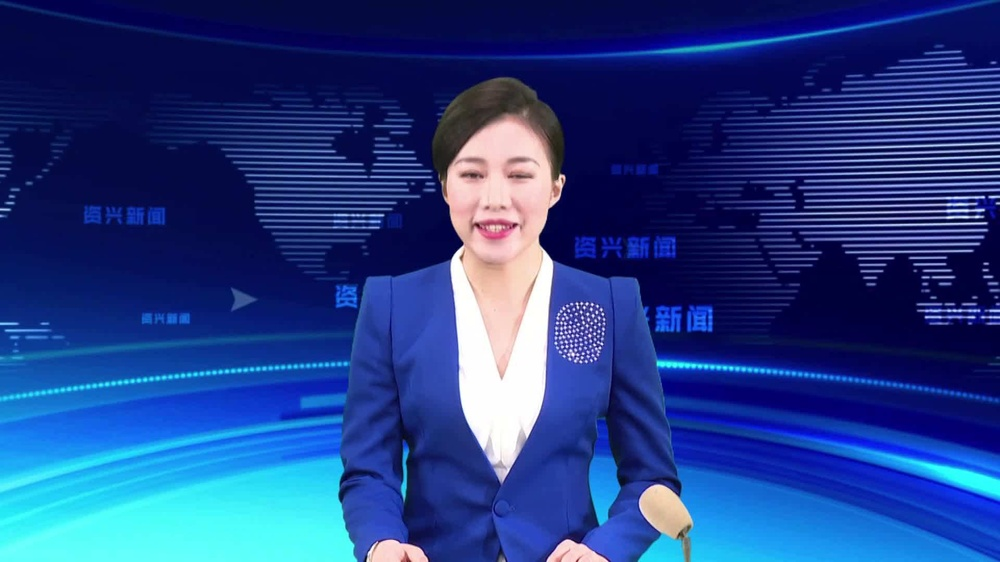
//> input picture resource/ren.jpg, 1000 x 562 px, shrunk from 1920 x 1080 before the run
$ ./warpAffine   (built with g++ and OpenCV 4)
//> lines starting //> are read from the running program, lines starting //| are printed output that depends on the picture; after the words box and inside, x2 and y2 are one past the last pixel; in counts of white or black regions, pixels touching at a corner belong together
//
//  warpAffine.cpp
//  ex_warpAffine
//
//  Created by 吴炎强 on 2020/7/9.
//  Copyright © 2020 johnwu. All rights reserved.
//

#include <opencv2/opencv.hpp>
#include <iostream>

using namespace std;

int main(int argc, char** argv) {

  string path = "/Users/wuyanqiang/Documents/opencv/TestOpenCV/resource/ren.jpg";

  cv::Mat src = cv::imread(path,1);
//> src is the input picture: 562 rows x 1000 cols, CV_8UC3; mean B, G, R 134.3, 63.1, 34.5

  cv::Point2f srcTri[] = {
    cv::Point2f(0,0),           // src Top left
    cv::Point2f(src.cols-1, 0), // src Top right
    cv::Point2f(0, src.rows-1)  // src Bottom left
  };

  cv::Point2f dstTri[] = {
    cv::Point2f(src.cols*0.f, src.rows*0.33f),   // dst Top left
    cv::Point2f(src.cols*0.85f, src.rows*0.25f), // dst Top right
    cv::Point2f(src.cols*0.15f, src.rows*0.7f)   // dst Bottom left
  };

  // COMPUTE AFFINE MATRIX
  //
  cv::Mat warp_mat = cv::getAffineTransform(srcTri, dstTri);
  cv::Mat dst, dst2;
  cv::warpAffine(
    src,
    dst,
    warp_mat,
    src.size(),
    cv::INTER_LINEAR,
    cv::BORDER_CONSTANT,
    cv::Scalar()
  );
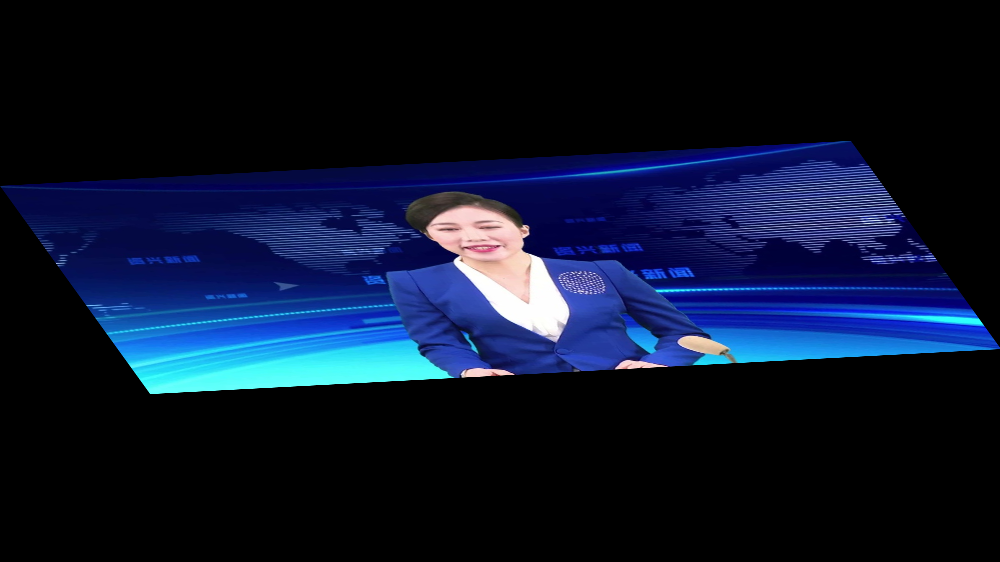
//> dst: 562 rows x 1000 cols, CV_8UC3; mean B, G, R 44, 20.7, 11.3
  for( int i = 0; i < 3; ++i )
    cv::circle(dst, dstTri[i], 5, cv::Scalar(255, 0, 255), -1, cv::LINE_AA);
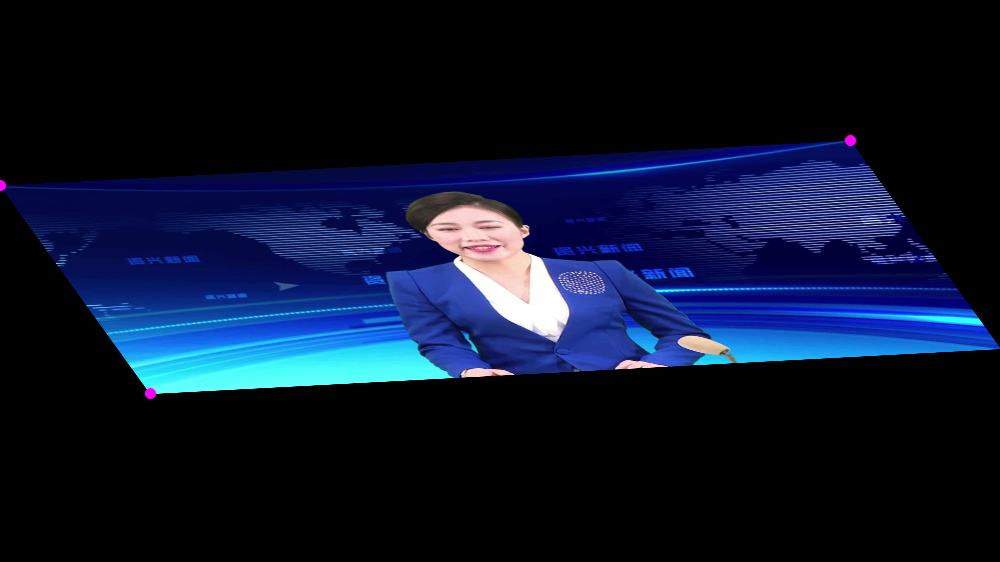
//> dst: 562 rows x 1000 cols, CV_8UC3; 0.06% of pixels changed, all inside (x1, y1, x2, y2) = (0, 134, 857, 400)

  cv::imshow("Affine Transform Test", dst);
  cv::waitKey();

  for(int frame=0;;++frame) {

    // COMPUTE ROTATION MATRIX
    cv::Point2f center(src.cols*0.5f, src.rows*0.5f);
//> center = Point(500, 281)
    double angle = frame*3 % 360, scale = (cos((angle - 60)* CV_PI/180) + 1.05)*0.8;

    cv::Mat rot_mat = cv::getRotationMatrix2D(center, angle, scale);
//> rot_mat = [[1.24, 0, -120], [0, 1.24, -67.44]]

    cv::warpAffine(
      src,
      dst,
      rot_mat,
      src.size(),
      cv::INTER_LINEAR,
      cv::BORDER_CONSTANT,
      cv::Scalar()
    );
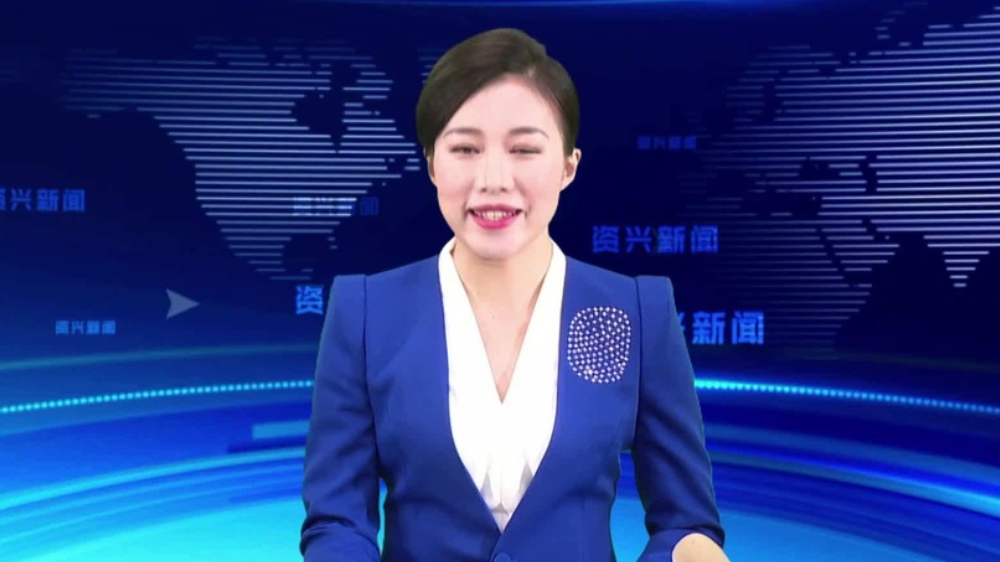
//> dst: 562 rows x 1000 cols, CV_8UC3; mean B, G, R 130, 58, 38
    cv::imshow("Rotated Image", dst);
    if(cv::waitKey(30) >= 0 )
//> the Esc key is pressed
      break;

  }

  return 0;
}

$ run again, with resource/BlueCup.jpg copied over resource/ren.jpg
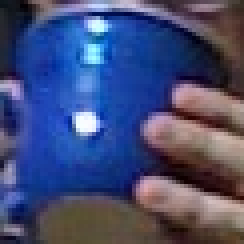
//> input picture resource/BlueCup.jpg, 61 x 61 px (shown 4 times larger)
//> src is the input picture: 61 rows x 61 cols, CV_8UC3; mean B, G, R 117.6, 76.4, 68
//> after the loop `for( int i = 0; i < 3; ++i )`:
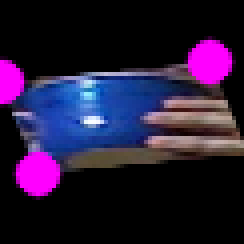
//> dst: 61 rows x 61 cols, CV_8UC3 (shown 4 times larger); mean B, G, R 54.9, 24.5, 38.5
//> `cv::warpAffine( src, dst, rot_mat, src.size(), cv::INTER_LINEAR, cv::B..`:
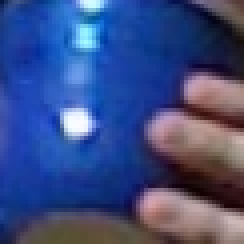
//> dst: 61 rows x 61 cols, CV_8UC3 (shown 4 times larger); mean B, G, R 131.7, 77.2, 60.5

$ run again, with resource/HandIndoorColor.jpg copied over resource/ren.jpg
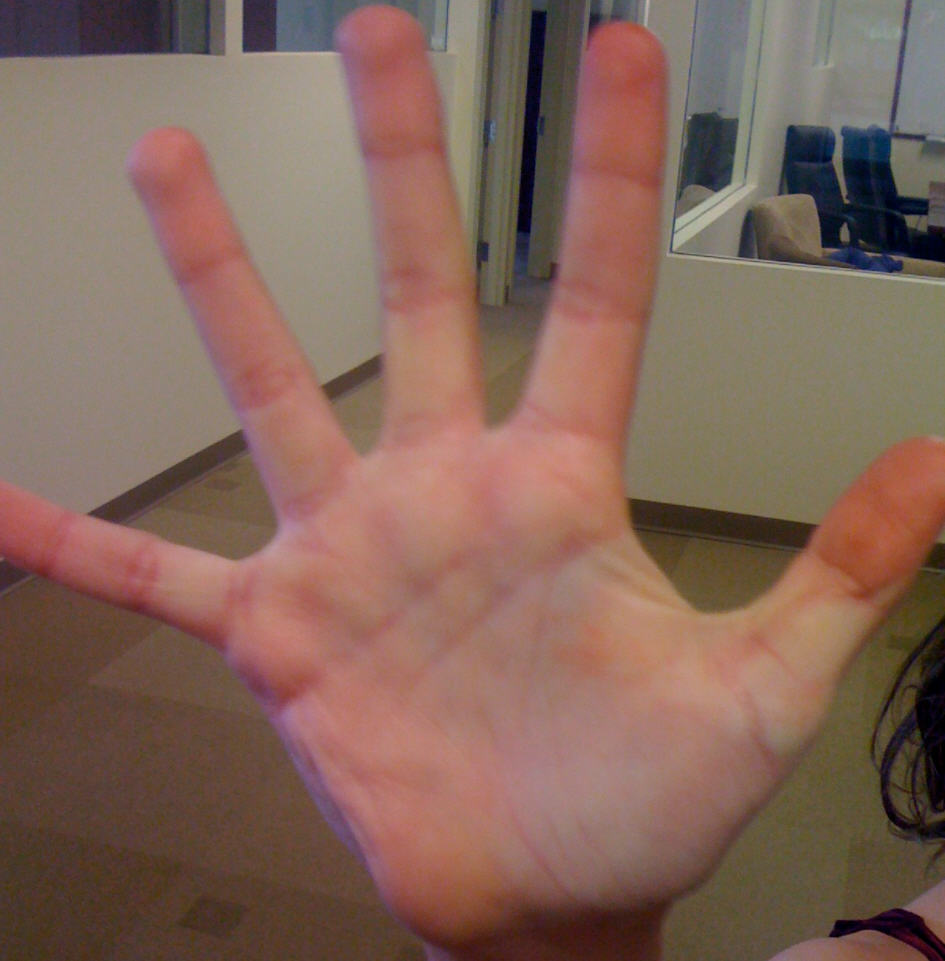
//> input picture resource/HandIndoorColor.jpg, 945 x 961 px
//> src is the input picture: 961 rows x 945 cols, CV_8UC3; mean B, G, R 89.5, 101.6, 131.2
//> `cv::warpAffine( src, dst, warp_mat, src.size(), cv::INTER_LINEAR, cv::..`:
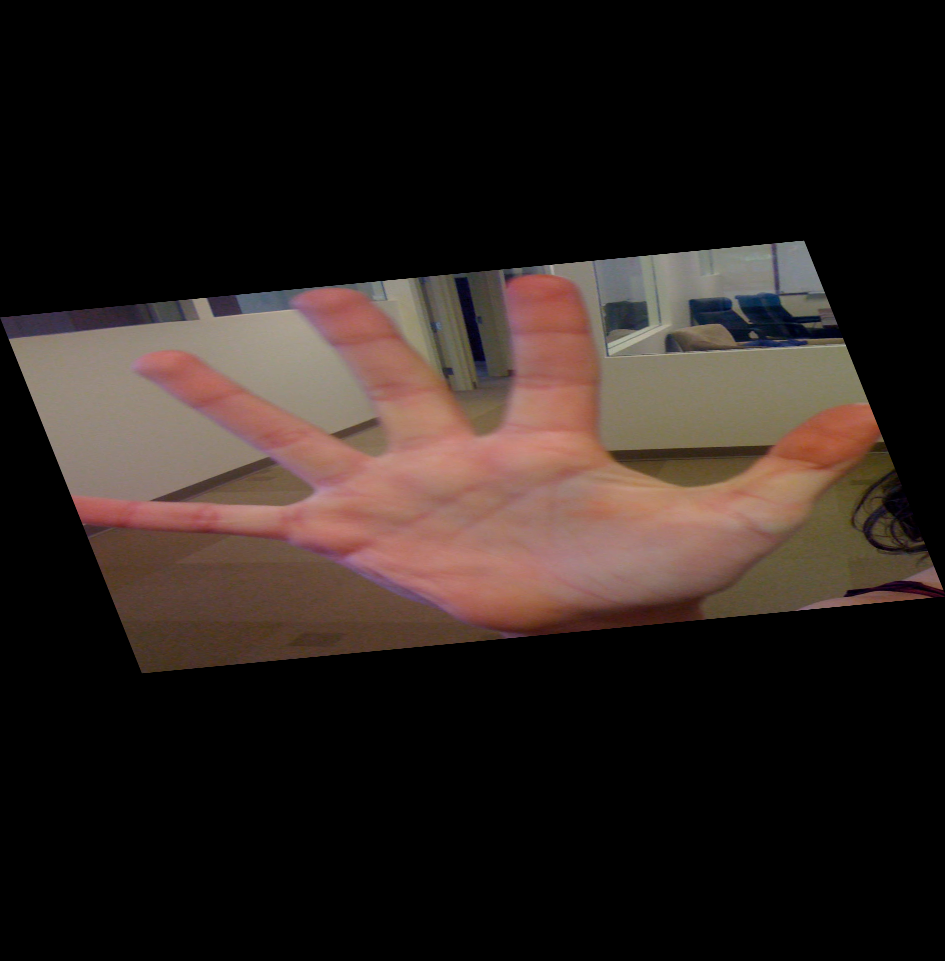
//> dst: 961 rows x 945 cols, CV_8UC3; mean B, G, R 29.3, 33.2, 42.9
//> `cv::warpAffine( src, dst, rot_mat, src.size(), cv::INTER_LINEAR, cv::B..`:
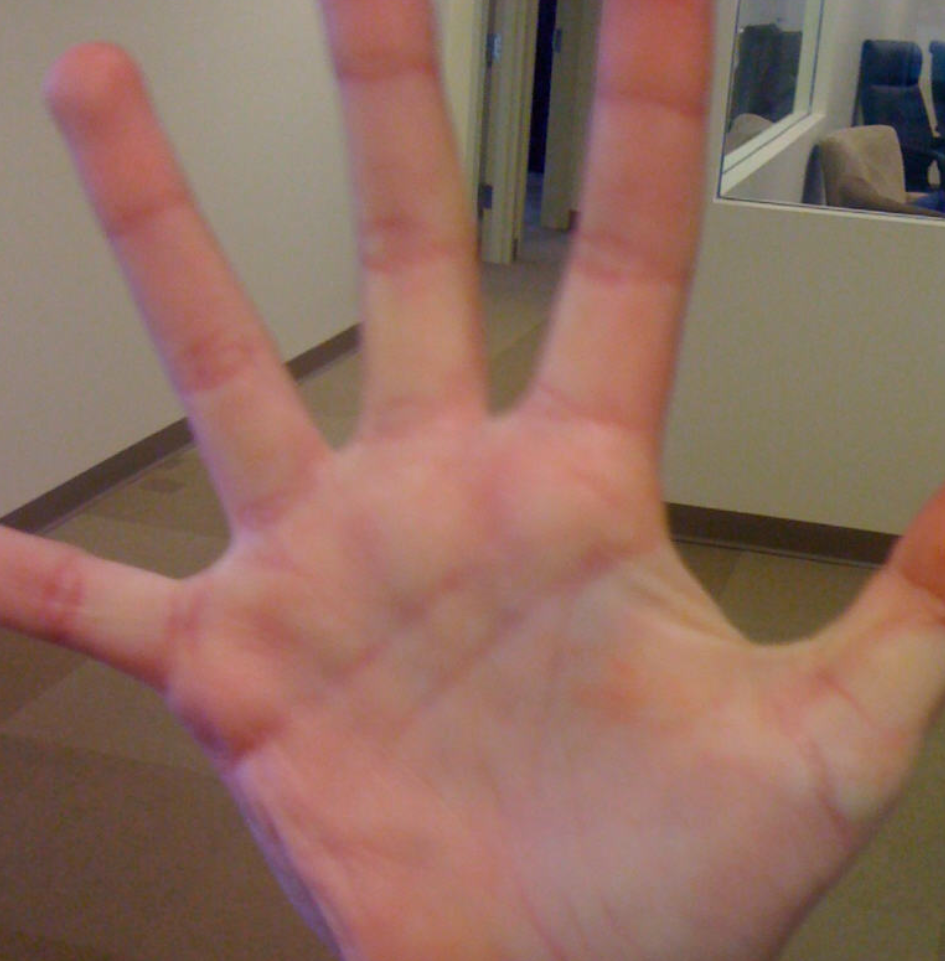
//> dst: 961 rows x 945 cols, CV_8UC3; mean B, G, R 96.1, 109.5, 143.8

$ run again, with resource/HandOutdoorColor.jpg copied over resource/ren.jpg
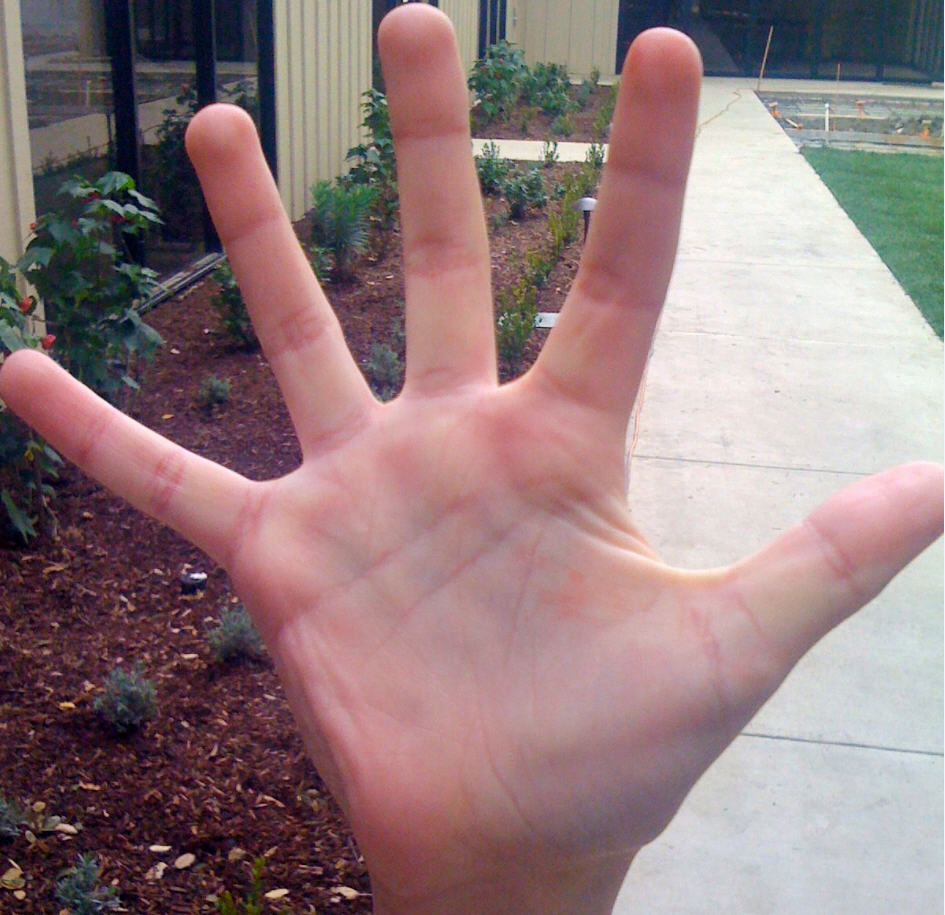
//> input picture resource/HandOutdoorColor.jpg, 945 x 915 px
//> src is the input picture: 915 rows x 945 cols, CV_8UC3; mean B, G, R 125.6, 123.8, 146.8
//> `cv::warpAffine( src, dst, warp_mat, src.size(), cv::INTER_LINEAR, cv::..`:
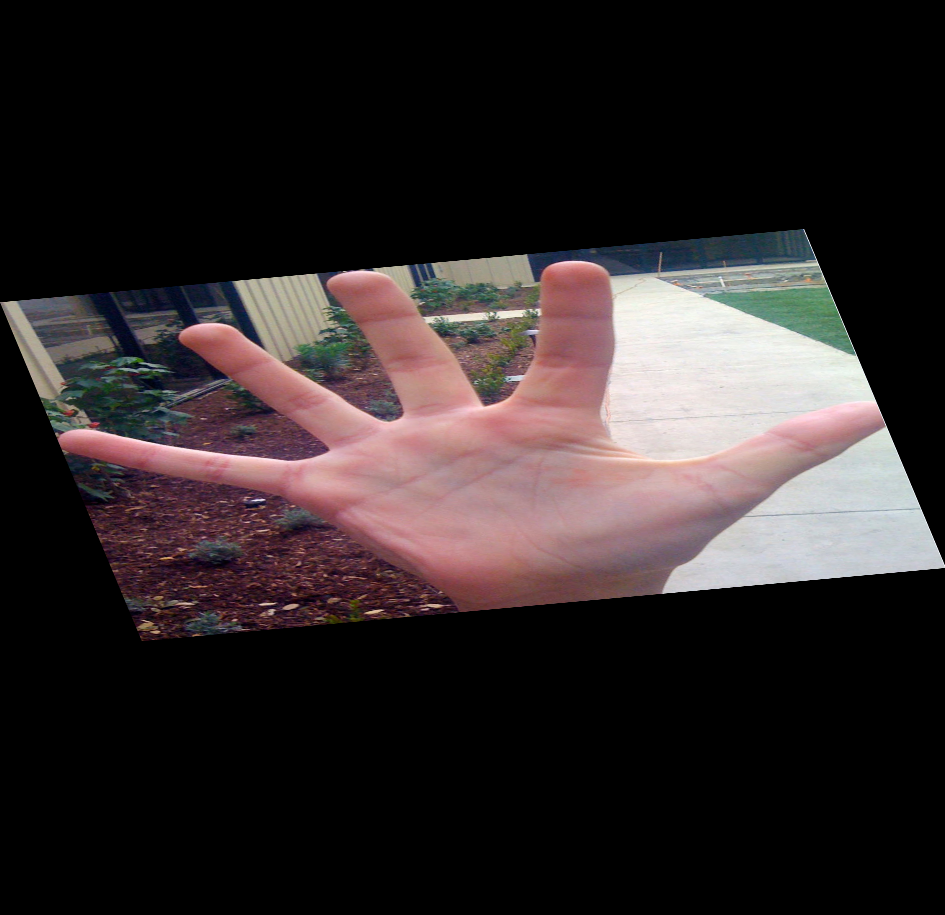
//> dst: 915 rows x 945 cols, CV_8UC3; mean B, G, R 41.1, 40.5, 48
//> `cv::warpAffine( src, dst, rot_mat, src.size(), cv::INTER_LINEAR, cv::B..`:
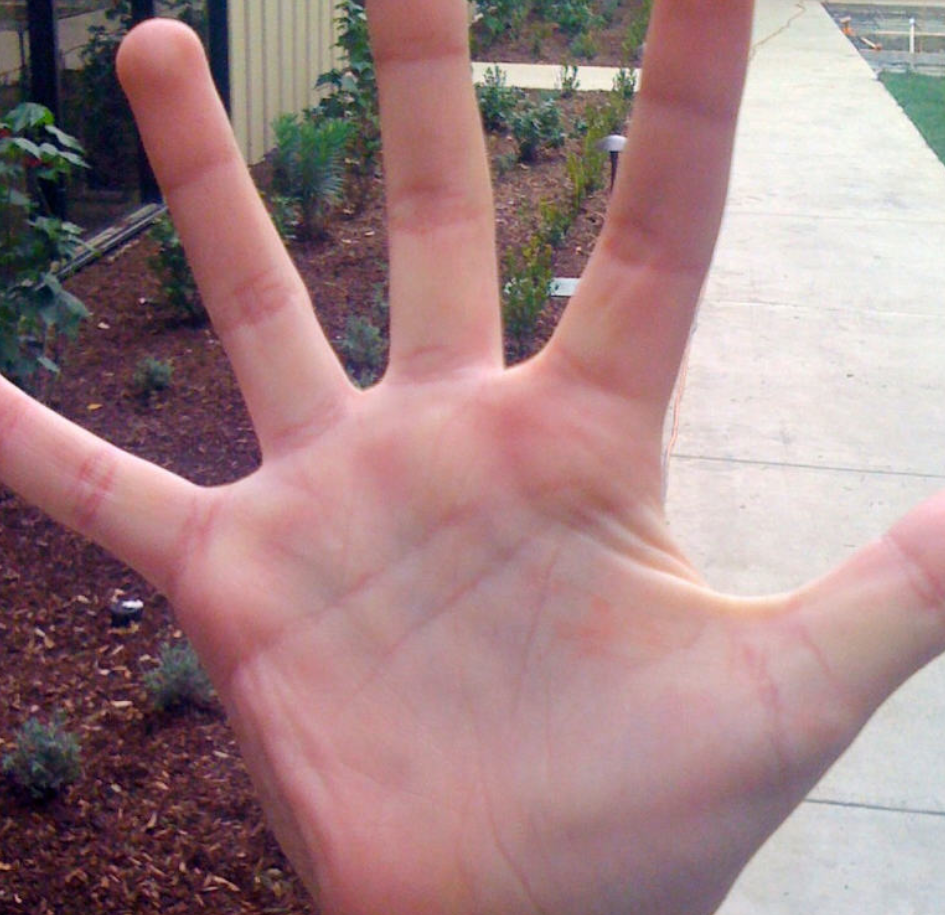
//> dst: 915 rows x 945 cols, CV_8UC3; mean B, G, R 132.2, 130.2, 160.6
